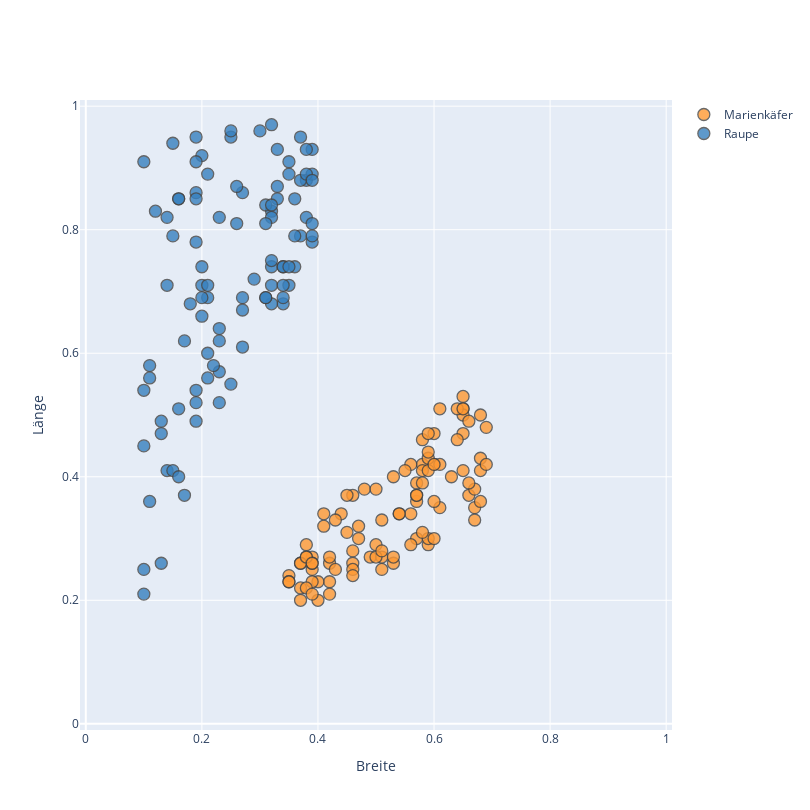

Write notebook code for a chart like this one.
### Code cell
# Dieser Quelltext ist nicht prüfungsrelevant.

df_käfer.iplot('scatter', mode = 'markers',  layout = square_layout,
               x = 'Breite', 
               y = 'Länge',
               categories = 'Insekt')
